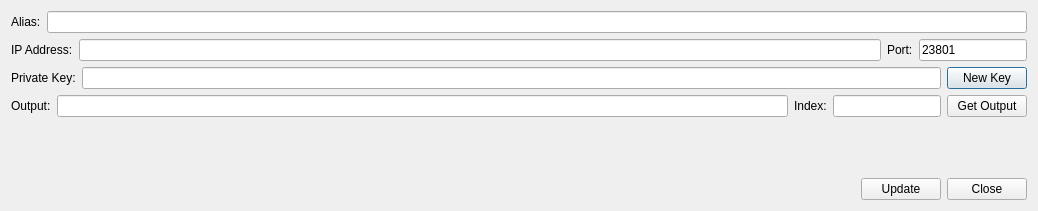
<?xml version="1.0" encoding="UTF-8"?>
<ui version="4.0">
 <class>ZeroNodeSetup</class>
 <widget class="QDialog" name="ZeroNodeSetup">
  <property name="geometry">
   <rect>
    <x>0</x>
    <y>0</y>
    <width>1038</width>
    <height>211</height>
   </rect>
  </property>
  <property name="windowTitle">
   <string>ZeroNode Setup</string>
  </property>
  <layout class="QVBoxLayout" name="verticalLayout">
   <item>
    <layout class="QVBoxLayout" name="verticalLayout_4">
     <item>
      <layout class="QHBoxLayout" name="horizontalLayout">
       <item>
        <widget class="QLabel" name="label_3">
         <property name="text">
          <string>Alias:</string>
         </property>
        </widget>
       </item>
       <item>
        <widget class="QLineEdit" name="txtZNAlias"/>
       </item>
      </layout>
     </item>
     <item>
      <layout class="QHBoxLayout" name="horizontalLayout_2">
       <item>
        <widget class="QLabel" name="label_5">
         <property name="text">
          <string>IP Address:</string>
         </property>
        </widget>
       </item>
       <item>
        <widget class="QLineEdit" name="txtZNIpAddress"/>
       </item>
       <item>
        <widget class="QLabel" name="label_7">
         <property name="text">
          <string>Port:</string>
         </property>
        </widget>
       </item>
       <item>
        <widget class="QLineEdit" name="txtZNPort">
         <property name="sizePolicy">
          <sizepolicy hsizetype="Fixed" vsizetype="Fixed">
           <horstretch>0</horstretch>
           <verstretch>0</verstretch>
          </sizepolicy>
         </property>
         <property name="text">
          <string>23801</string>
         </property>
        </widget>
       </item>
      </layout>
     </item>
     <item>
      <layout class="QHBoxLayout" name="horizontalLayout_3">
       <item>
        <widget class="QLabel" name="label_2">
         <property name="text">
          <string>Private Key:</string>
         </property>
        </widget>
       </item>
       <item>
        <widget class="QLineEdit" name="txtZNPrivateKey"/>
       </item>
       <item>
        <layout class="QVBoxLayout" name="verticalLayout_2">
         <item>
          <widget class="QPushButton" name="btnZNNewPrivKey">
           <property name="text">
            <string>New Key</string>
           </property>
          </widget>
         </item>
        </layout>
       </item>
      </layout>
     </item>
     <item>
      <layout class="QHBoxLayout" name="horizontalLayout_4">
       <item>
        <widget class="QLabel" name="label">
         <property name="text">
          <string>Output:</string>
         </property>
        </widget>
       </item>
       <item>
        <widget class="QLineEdit" name="txtZNOutput"/>
       </item>
       <item>
        <widget class="QLabel" name="label_6">
         <property name="text">
          <string>Index:</string>
         </property>
        </widget>
       </item>
       <item>
        <widget class="QLineEdit" name="txtZNIndex">
         <property name="sizePolicy">
          <sizepolicy hsizetype="Fixed" vsizetype="Fixed">
           <horstretch>0</horstretch>
           <verstretch>0</verstretch>
          </sizepolicy>
         </property>
         <property name="minimumSize">
          <size>
           <width>0</width>
           <height>0</height>
          </size>
         </property>
        </widget>
       </item>
       <item>
        <layout class="QVBoxLayout" name="verticalLayout_3">
         <item>
          <widget class="QPushButton" name="btnZNGetOutput">
           <property name="text">
            <string>Get Output</string>
           </property>
          </widget>
         </item>
        </layout>
       </item>
      </layout>
     </item>
     <item>
      <spacer name="verticalSpacer_2">
       <property name="orientation">
        <enum>Qt::Vertical</enum>
       </property>
       <property name="sizeHint" stdset="0">
        <size>
         <width>20</width>
         <height>40</height>
        </size>
       </property>
      </spacer>
     </item>
     <item>
      <layout class="QHBoxLayout" name="horizontalLayout_5">
       <item>
        <spacer name="horizontalSpacer">
         <property name="orientation">
          <enum>Qt::Horizontal</enum>
         </property>
         <property name="sizeHint" stdset="0">
          <size>
           <width>40</width>
           <height>20</height>
          </size>
         </property>
        </spacer>
       </item>
       <item>
        <widget class="QPushButton" name="btnZNUpdate">
         <property name="text">
          <string>Update</string>
         </property>
        </widget>
       </item>
       <item>
        <widget class="QPushButton" name="btnZNUpdateClose">
         <property name="text">
          <string>Close</string>
         </property>
        </widget>
       </item>
      </layout>
     </item>
    </layout>
   </item>
  </layout>
 </widget>
 <resources/>
 <connections/>
</ui>
